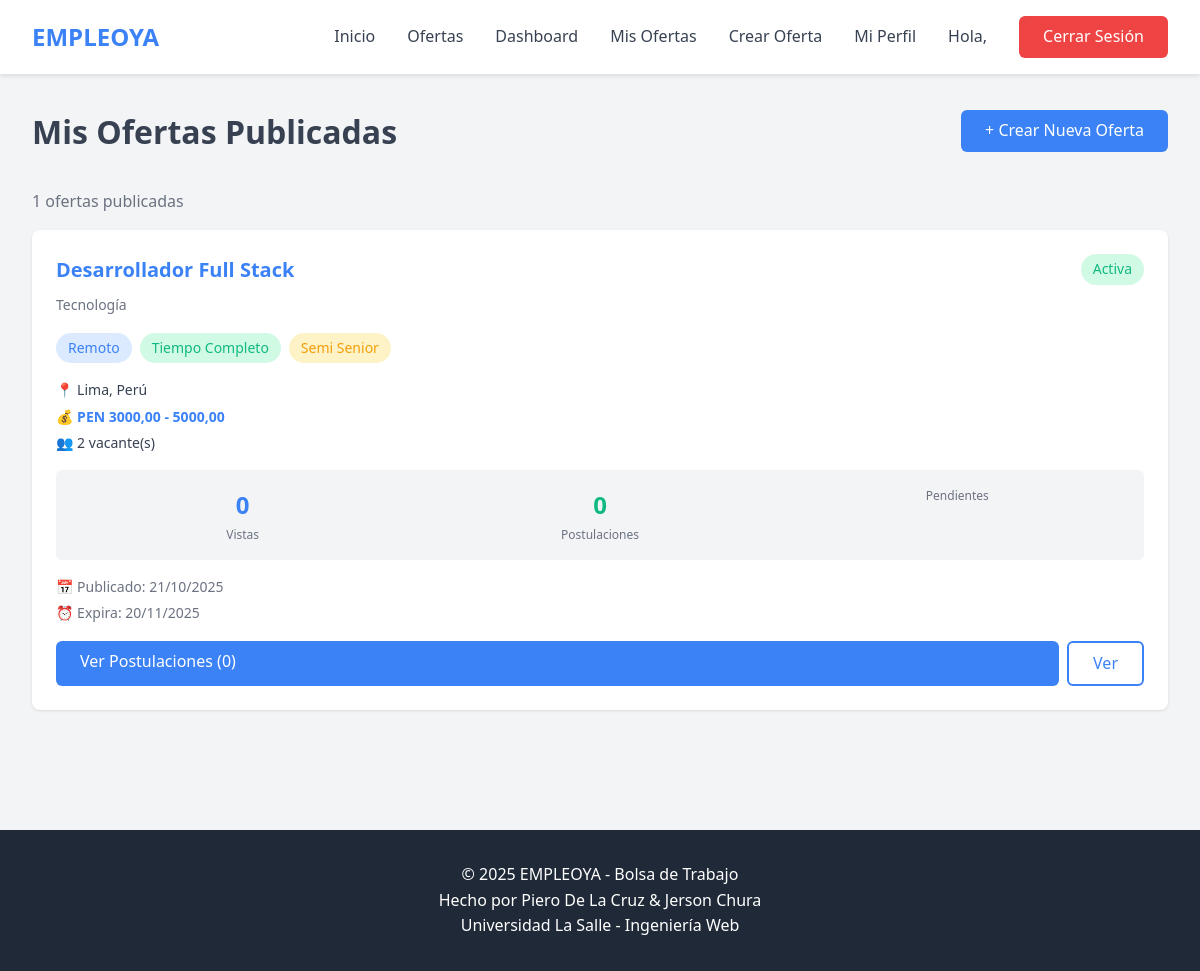
The page /mis-ofertas/ (signed in) on the database its author committed.
### MyWebApps/models.py (models this page shows, shortened)
class OfertaTrabajo(models.Model):
    MODALIDAD_CHOICES = [
        ('presencial', 'Presencial'),
        ('remoto', 'Remoto'),
        ('hibrido', 'Híbrido'),
    ]
    TIPO_CONTRATO_CHOICES = [
        ('tiempo_completo', 'Tiempo Completo'),
        ('medio_tiempo', 'Medio Tiempo'),
        ('por_proyecto', 'Por Proyecto'),
        ('freelance', 'Freelance'),
        ('practicas', 'Prácticas'),
        ('temporal', 'Temporal'),
    ]
    NIVEL_EXPERIENCIA_CHOICES = [
        ('sin_experiencia', 'Sin Experiencia'),
        ('junior', 'Junior'),
        ('semi_senior', 'Semi Senior'),
        ('senior', 'Senior'),
        ('lead', 'Lead/Experto'),
    ]
    ESTADO_CHOICES = [
        ('borrador', 'Borrador'),
        ('pendiente_aprobacion', 'Pendiente de Aprobación'),
        ('activa', 'Activa'),
        ('pausada', 'Pausada'),
        ('expirada', 'Expirada'),
        ('cerrada', 'Cerrada'),
    ]
    empresa = models.ForeignKey(
        Empresa,
        on_delete=models.CASCADE,
        related_name='ofertas',
        verbose_name='Empresa'
    )
    categoria = models.ForeignKey(
        Categoria,
        on_delete=models.SET_NULL,
        null=True,
        related_name='ofertas',
        verbose_name='Categoría'
    )
    titulo = models.CharField(max_length=200, verbose_name='Título')
    descripcion = models.TextField(verbose_name='Descripción')
    requisitos = models.TextField(blank=True, null=True, verbose_name='Requisitos')
    responsabilidades = models.TextField(blank=True, null=True, verbose_name='Responsabilidades')
    beneficios = models.TextField(blank=True, null=True, verbose_name='Beneficios')
    salario_min = models.DecimalField(
        max_digits=10,
        decimal_places=2,
        blank=True,
        null=True,
        verbose_name='Salario Mínimo'
    )
    salario_max = models.DecimalField(
        max_digits=10,
        decimal_places=2,
        blank=True,
        null=True,
        verbose_name='Salario Máximo'
    )
    moneda = models.CharField(max_length=3, default='PEN', verbose_name='Moneda')
    ubicacion = models.CharField(max_length=200, blank=True, null=True, verbose_name='Ubicación')
    modalidad = models.CharField(
        max_length=20,
        choices=MODALIDAD_CHOICES,
        verbose_name='Modalidad'
    )
    tipo_contrato = models.CharField(
        max_length=20,
        choices=TIPO_CONTRATO_CHOICES,
        verbose_name='Tipo de Contrato'
    )
    nivel_experiencia = models.CharField(
        max_length=20,
        choices=NIVEL_EXPERIENCIA_CHOICES,
        verbose_name='Nivel de Experiencia Requerido'
    )
    vacantes_disponibles = models.IntegerField(
        default=1,
        validators=[MinValueValidator(1)],
        verbose_name='Vacantes Disponibles'
    )
    fecha_publicacion = models.DateTimeField(blank=True, null=True, verbose_name='Fecha de Publicación')
    fecha_expiracion = models.DateTimeField(blank=True, null=True, verbose_name='Fecha de Expiración')
    fecha_inicio_deseada = models.DateField(blank=True, null=True, verbose_name='Fecha de Inicio Deseada')
    estado = models.CharField(
        max_length=30,
        choices=ESTADO_CHOICES,
        default='borrador',
        verbose_name='Estado'
    )
    aprobada_admin = models.BooleanField(default=False, verbose_name='Aprobada por Admin')
    fecha_aprobacion = models.DateTimeField(blank=True, null=True, verbose_name='Fecha de Aprobación')
    vistas = models.IntegerField(default=0, verbose_name='Número de Vistas')
    fecha_creacion = models.DateTimeField(auto_now_add=True, verbose_name='Fecha de Creación')
    fecha_actualizacion = models.DateTimeField(auto_now=True, verbose_name='Última Actualización')
    class Meta:
        db_table = 'oferta_trabajo'
        verbose_name = 'Oferta de Trabajo'
        verbose_name_plural = 'Ofertas de Trabajo'
        ordering = ['-fecha_publicacion', '-fecha_creacion']
        indexes = [
            models.Index(fields=['estado', 'fecha_publicacion']),
            models.Index(fields=['categoria', 'estado']),
            models.Index(fields=['modalidad', 'estado']),
        ]

class Categoria(models.Model):
    nombre = models.CharField(max_length=100, unique=True, verbose_name='Nombre')
    descripcion = models.TextField(blank=True, null=True, verbose_name='Descripción')
    icono = models.CharField(max_length=50, blank=True, null=True, verbose_name='Icono')
    activa = models.BooleanField(default=True, verbose_name='Activa')
    fecha_creacion = models.DateTimeField(auto_now_add=True, verbose_name='Fecha de Creación')
    class Meta:
        db_table = 'categoria'
        verbose_name = 'Categoría'
        verbose_name_plural = 'Categorías'
        ordering = ['nombre']

### MyWebApps/views.py (the view)
# urls.py: path('mis-ofertas/', views.mis_ofertas, name='mis_ofertas'),
@login_required
def mis_ofertas(request):
    if request.user.tipo_usuario != 'empleador':
        messages.error(request, 'No tienes permiso para acceder a esta página')
        return redirect('dashboard')
    empresa = get_object_or_404(Empresa, usuario=request.user)
    ofertas = OfertaTrabajo.objects.filter(empresa=empresa).order_by('-fecha_creacion')
    context = {'ofertas': ofertas, 'empresa': empresa}
    return render(request, 'MyWebApps/mis_ofertas.html', context)

### MyWebApps/templates/MyWebApps/mis_ofertas.html (shortened to what this page needs)
{% extends 'MyWebApps/base.html' %}
{% block content %}
<div class="container">
    <div style="display: flex; justify-content: space-between; align-items: center; margin-bottom: 2rem;">
        <h1>Mis Ofertas Publicadas</h1>
        <a href="{% url 'crear_oferta' %}" class="btn btn-primary">+ Crear Nueva Oferta</a>
    </div>
    {% if ofertas %}
        <p class="text-muted mb-2">{{ ofertas.count }} ofertas publicadas</p>
        <div class="grid grid-2">
            {% for oferta in ofertas %}
            <div class="card">
                <div style="display: flex; justify-content: space-between; align-items: start; margin-bottom: 1rem;">
                    <div style="flex: 1;">
                        <h2 style="margin-bottom: 0.5rem; font-size: 1.25rem;">
                            <a href="{% url 'oferta_detalle' oferta.id %}" style="color: var(--primary); text-decoration: none;">
                                {{ oferta.titulo }}
                            </a>
                        </h2>
                        <p class="text-muted" style="margin: 0; font-size: 0.875rem;">
                            {{ oferta.categoria.nombre }}
                        </p>
                    </div>
                    <span class="badge
                        {% if oferta.estado == 'activa' %}badge-success
                        {% elif oferta.estado == 'pausada' %}badge-warning
                        {% elif oferta.estado == 'cerrada' %}badge-danger
                        {% else %}badge-primary{% endif %}">
                        {{ oferta.get_estado_display }}
                    </span>
                </div>
                <div style="display: flex; gap: 0.5rem; margin-bottom: 1rem; flex-wrap: wrap;">
                    <span class="badge badge-primary">{{ oferta.get_modalidad_display }}</span>
                    <span class="badge badge-success">{{ oferta.get_tipo_contrato_display }}</span>
                    <span class="badge badge-warning">{{ oferta.get_nivel_experiencia_display }}</span>
                </div>
                <div style="font-size: 0.875rem; color: var(--text); margin-bottom: 1rem;">
                    <p style="margin: 0.25rem 0;">📍 {{ oferta.ubicacion }}</p>
                    {% if oferta.salario_min and oferta.salario_max %}
                    <p style="margin: 0.25rem 0; font-weight: 600; color: var(--primary);">
                        💰 {{ oferta.moneda }} {{ oferta.salario_min }} - {{ oferta.salario_max }}
                    </p>
                    {% endif %}
                    <p style="margin: 0.25rem 0;">👥 {{ oferta.vacantes_disponibles }} vacante(s)</p>
                </div>
                <div style="display: grid; grid-template-columns: repeat(3, 1fr); gap: 1rem; padding: 1rem; background: var(--light); border-radius: 0.375rem; margin-bottom: 1rem;">
                    <div style="text-align: center;">
                        <p class="fw-bold" style="font-size: 1.5rem; color: var(--primary); margin: 0;">{{ oferta.vistas }}</p>
                        <p class="text-muted" style="font-size: 0.75rem; margin: 0;">Vistas</p>
                    </div>
                    <div style="text-align: center;">
                        <p class="fw-bold" style="font-size: 1.5rem; color: var(--secondary); margin: 0;">{{ oferta.postulaciones.count }}</p>
                        <p class="text-muted" style="font-size: 0.75rem; margin: 0;">Postulaciones</p>
                    </div>
                    <div style="text-align: center;">
                        <p class="text-muted" style="font-size: 0.75rem; margin: 0;">Pendientes</p>
                    </div>
                </div>
                <div style="font-size: 0.875rem; color: #6b7280; margin-bottom: 1rem;">
                    <p style="margin: 0.25rem 0;">📅 Publicado: {{ oferta.fecha_publicacion|date:"d/m/Y" }}</p>
                    <p style="margin: 0.25rem 0;">⏰ Expira: {{ oferta.fecha_expiracion|date:"d/m/Y" }}</p>
                </div>
                <div style="display: flex; gap: 0.5rem;">
                    <a href="{% url 'postulaciones_oferta' oferta.id %}" class="btn btn-primary" style="flex: 1;">
                        Ver Postulaciones ({{ oferta.postulaciones.count }})
                    </a>
                    <a href="{% url 'oferta_detalle' oferta.id %}" class="btn btn-outline">
                        Ver
                    </a>
                </div>
            </div>
            {% endfor %}
        </div>
    {% endif %}
</div>
{% endblock %}

### MyWebApps/templates/MyWebApps/base.html (style rules this page uses)
* { margin: 0; padding: 0; box-sizing: border-box; }
:root { --primary: #3b82f6; --primary-dark: #2563eb; --secondary: #10b981; --danger: #ef4444; --warning: #f59e0b; --dark: #1f2937; --light: #f3f4f6; --white: #ffffff; --text: #374151; --border: #e5e7eb; }
body { font-family: 'Segoe UI', Tahoma, Geneva, Verdana, sans-serif; line-height: 1.6; color: var(--text); background-color: var(--light); }
.btn { padding: 0.5rem 1.5rem; border: none; border-radius: 0.375rem; font-weight: 500; cursor: pointer; text-decoration: none; display: inline-block; transition: all 0.3s; }
.btn-primary { background-color: var(--primary); color: var(--white); }
.btn-outline { background-color: transparent; color: var(--primary); border: 2px solid var(--primary); }
.container { max-width: 1200px; margin: 0 auto; padding: 2rem; }
.card { background-color: var(--white); border-radius: 0.5rem; box-shadow: 0 1px 3px rgba(0,0,0,0.1); padding: 1.5rem; margin-bottom: 1.5rem; }
.grid { display: grid; gap: 1.5rem; }
.grid-2 { grid-template-columns: repeat(auto-fit, minmax(300px, 1fr)); }
.badge { display: inline-block; padding: 0.25rem 0.75rem; border-radius: 9999px; font-size: 0.875rem; font-weight: 500; }
.badge-primary { background-color: #dbeafe; color: var(--primary); }
.badge-success { background-color: #d1fae5; color: var(--secondary); }
.badge-warning { background-color: #fef3c7; color: var(--warning); }
.mb-2 { margin-bottom: 1rem; }
.text-muted { color: #6b7280; }
.fw-bold { font-weight: 600; }

### rows shown on the page
OfertaTrabajo: titulo "Desarrollador Full Stack", categoria.nombre "Tecnología", estado "Activa", modalidad "Remoto", tipo_contrato "Tiempo Completo", nivel_experiencia "Semi Senior", ubicacion "Lima, Perú", moneda "PEN", salario_min "3000,00", salario_max "5000,00", vacantes_disponibles "2", vistas "0", postulaciones.count "0", fecha_publicacion "21/10/2025", fecha_expiracion "20/11/2025"

### other values the page prints
{{ ofertas.count }} "1"
